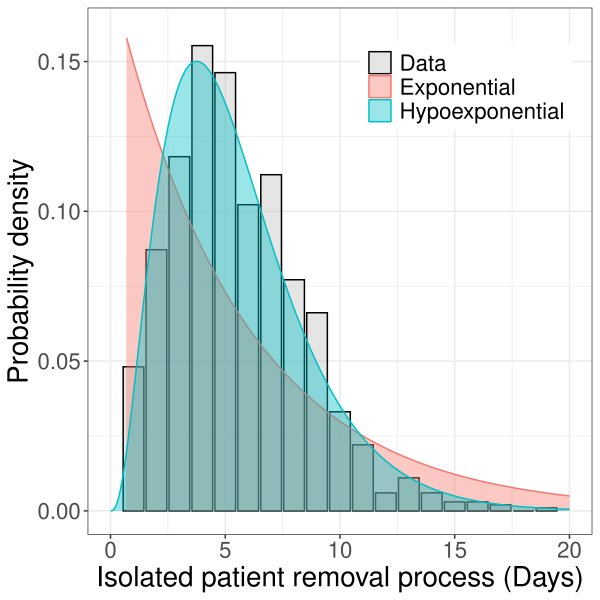

This figure's R source:
library(ggplot2)
library(dplyr)
library(expm)
library(DEoptim)
library(parallel) 
set.seed(100)


library(rstudioapi)
current_path = rstudioapi::getActiveDocumentContext()$path 
setwd(dirname(current_path ))



output_file <- "minimum_of_two.txt"
writeLines("", output_file)

dhypoexp <- function(x, par) {
  alpha <- c(1, numeric(length(par) - 1))
  Theta <- matrix(0, nrow = length(par), ncol = length(par))
  for (i in 1:length(par)) {
    Theta[i, i] = -par[i]
    if (i < length(par)) {
      Theta[i, i + 1] = par[i]
    }
  }
  ones <- rep(1, length(par))
  as.numeric(-alpha %*% expm(x * Theta) %*% Theta %*% ones)
}


rhypoexp <- function(n, par){
  samples <- numeric(0)
  for (i in 1:n){
    sample <- 0
    for (rate in par){
      sample <- sample+rexp(n=1,rate=rate)
    }
    samples <- c(samples, sample)}
  return(samples)
}

hypo_par <- c(0.0703227823411154, 8.3198836017103, 8.30400755726981, 8.64881497333471, 8.72619937561971, 8.7971877006993, 10.3122997921632, 9.51076894142005 )


minimum_of_two <- function(n,par,meanlog,sdlog){
  # samples <- pmin(rhypoexp(n,par),rlnorm(n=n,meanlog=meanlog,sdlog=sdlog))
  samples <- pmin(rhypoexp(n,par),rgamma(n=1000, shape=5, scale=1.4))
}

raw_data <- minimum_of_two(n=1000,hypo_par,meanlog=1.63, sdlog=0.5)
# raw_data

################################################################################

dhypoexp <- function(x, par) {
  alpha <- c(1, numeric(length(par) - 1))
  Theta <- matrix(0, nrow = length(par), ncol = length(par))
  for (i in 1:length(par)) {
    Theta[i, i] <- -par[i]
    if (i < length(par)) {
      Theta[i, i + 1] <- par[i]
    }
  }
  
  ones <- rep(1, length(par))
  sapply(x, function(xx) {
    as.numeric(-alpha %*% expm(xx * Theta) %*% Theta %*% ones)
  })
}


domain <- seq(0,80,0.1)

dens <- dhypoexp(domain, c(6.69470955813761, 0.555473683554152, 0.55547824700609, 0.555478430962926 
  ))



df_dens <- data.frame(x=domain, y=dens, Category = 'Hypoexponential')

# domain <- seq(0,150,0.1)

# dens <- dhypoexp(domain, c(0.070445, 4.926052, 4.926058, 4.926068, 4.92609
# ))

# df_dens <- rbind(df_dens, data.frame(x=domain, y=dens, Category = 'LOS of COVID'))

dens <- dgamma(domain, shape=5, scale = 1.4)

# df_dens <- rbind(df_dens, data.frame(x=domain, y=dens, Category = 'LOI of COVID'))

dens <- dexp(domain, rate=0.178985825471926)

df_dens <- rbind(df_dens, data.frame(x=domain, y=dens, Category = 'Exponential'))

levels = c("Data", "Exponential", "Hypoexponential")
           # , "LOI of COVID", "LOS of COVID")

df_dens$Category <- factor(
  df_dens$Category,
  levels = levels
)

breaks <- seq(0.5, 20.5, by = 1)
labels <- 1:20  # centers of bins
binned <- cut(
  raw_data,
  breaks = breaks,
  labels = labels,
  right = FALSE,  # so each bin is [a, b)
  include.lowest = TRUE
)
df <- as.data.frame(table(factor(binned, levels = as.character(labels))))
colnames(df) <- c("value", "count")
df$prob <- df$count / sum(df$count)
df$Category <- "Data"

df$Category <- factor(
  df$Category,
  levels = levels
)
df$value <- as.numeric(as.character(df$value))


# p1 <- ggplot(df_dens, aes(x=x, y=y,fill= Category, color=Category))+
#   geom_area(df_dens[df_dens$Category == "Hypoexponential" | df_dens$Category == "Exponential", ], alpha = 0.4, position = 'identity')+
#   scale_fill_manual(values= c('LOI of COVID'="#00BA38", 'LOS of COVID' = '#F8766D' , 'Hypoexponential' = "#C49A00", 'Exponential' = "#00B6EB"))+
#   scale_color_manual(values=c('LOI of COVID'="#00BA38", 'LOS of COVID' = '#F8766D' , 'Hypoexponential' = "#C49A00", 'Exponential' = "#00B6EB"  ))+
#   theme_bw()+
#   theme(text = element_text(size=20), legend.title = element_blank(), legend.position = c(0.7, 0.85),
#         # axis.text.x = element_blank()
#   )+
#   labs(x = 'Days', y = 'Probability density')+
#   ylim(0,0.16)+
#   xlim(0,80)
# 
# show(p1)




p1 <- ggplot(df, aes(x=value))+
  geom_col(aes(y = prob, fill = Category, color = Category), alpha = 0.4, position = "identity")+
  labs(y = 'Probability density', x = 'Isolated patient removal process (Days)')+
  geom_area(data=df_dens,aes(x=x,y=y, fill=Category,color=Category),alpha = 0.4, position = "identity")+
  scale_fill_manual(values= c('Data'="grey", 'Exponential' = '#F8766D' , 'Hypoexponential' = '#00BFC4' ))+
  scale_color_manual(values=c('Data'="black", 'Exponential' = '#F8766D' , 'Hypoexponential' = '#00BFC4'  ))+
  # guides(
  #   color = guide_legend(
  #     override.aes = list(
  #       fill = c("grey", '#F8766D', '#00BFC4'),
  #       alpha = c(0.4, 0.4, 0.4),
  #       linewidth = c(.5, 1, 1),
  #       linetype = c(0, 1, 1),
  #       # color= c(NA, '#F8766D', '#00BFC4'),
  #       size=c(1,1,0.5)
  #     )
    # )
  # ) +
  ylim(0,0.16)+
  # xlim(0,80)+
  theme_bw()+
  theme(text = element_text(size=20), legend.title = element_blank(), legend.position = c(0.75, 0.85),
        # axis.text.x = element_blank()
  )+
  xlim(0,20)


show(p1)
ggsave(paste0("LOS_paper_joint.pdf"), p1, width = 6, height = 6, units = "in", dpi = 300,
       device = "pdf")
